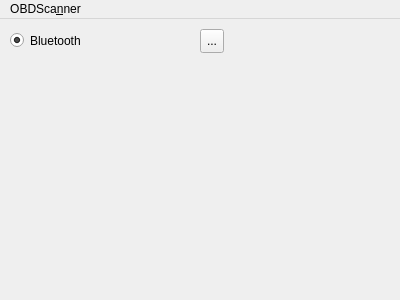
<?xml version="1.0" encoding="UTF-8"?>
<ui version="4.0">
 <class>OBDScanner</class>
 <widget class="QMainWindow" name="OBDScanner">
  <property name="geometry">
   <rect>
    <x>0</x>
    <y>0</y>
    <width>400</width>
    <height>300</height>
   </rect>
  </property>
  <property name="windowTitle">
   <string>OBDScanner</string>
  </property>
  <widget class="QWidget" name="centralWidget">
   <widget class="QRadioButton" name="btRadioButton">
    <property name="geometry">
     <rect>
      <x>10</x>
      <y>10</y>
      <width>161</width>
      <height>23</height>
     </rect>
    </property>
    <property name="text">
     <string>Bluetooth</string>
    </property>
    <property name="checked">
     <bool>true</bool>
    </property>
   </widget>
   <widget class="QToolButton" name="btConfigButton">
    <property name="geometry">
     <rect>
      <x>200</x>
      <y>10</y>
      <width>24</width>
      <height>24</height>
     </rect>
    </property>
    <property name="text">
     <string>...</string>
    </property>
   </widget>
  </widget>
  <widget class="QMenuBar" name="menuBar">
   <property name="geometry">
    <rect>
     <x>0</x>
     <y>0</y>
     <width>400</width>
     <height>23</height>
    </rect>
   </property>
   <widget class="QMenu" name="menuOBDScanner">
    <property name="title">
     <string>OBDSca&amp;nner</string>
    </property>
    <addaction name="actionQuit"/>
   </widget>
   <addaction name="menuOBDScanner"/>
  </widget>
  <action name="actionQuit">
   <property name="text">
    <string>Quit</string>
   </property>
  </action>
 </widget>
 <layoutdefault spacing="6" margin="11"/>
 <resources/>
 <connections>
  <connection>
   <sender>actionQuit</sender>
   <signal>triggered()</signal>
   <receiver>OBDScanner</receiver>
   <slot>close()</slot>
   <hints>
    <hint type="sourcelabel">
     <x>-1</x>
     <y>-1</y>
    </hint>
    <hint type="destinationlabel">
     <x>199</x>
     <y>149</y>
    </hint>
   </hints>
  </connection>
 </connections>
</ui>
